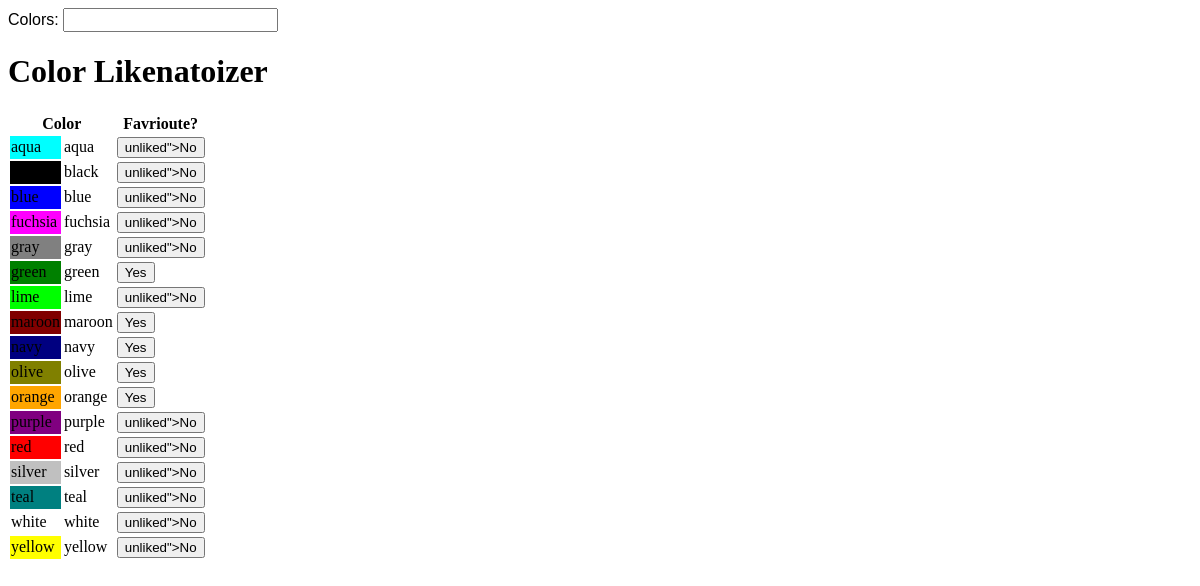
The app's page /color_liker/, older data.
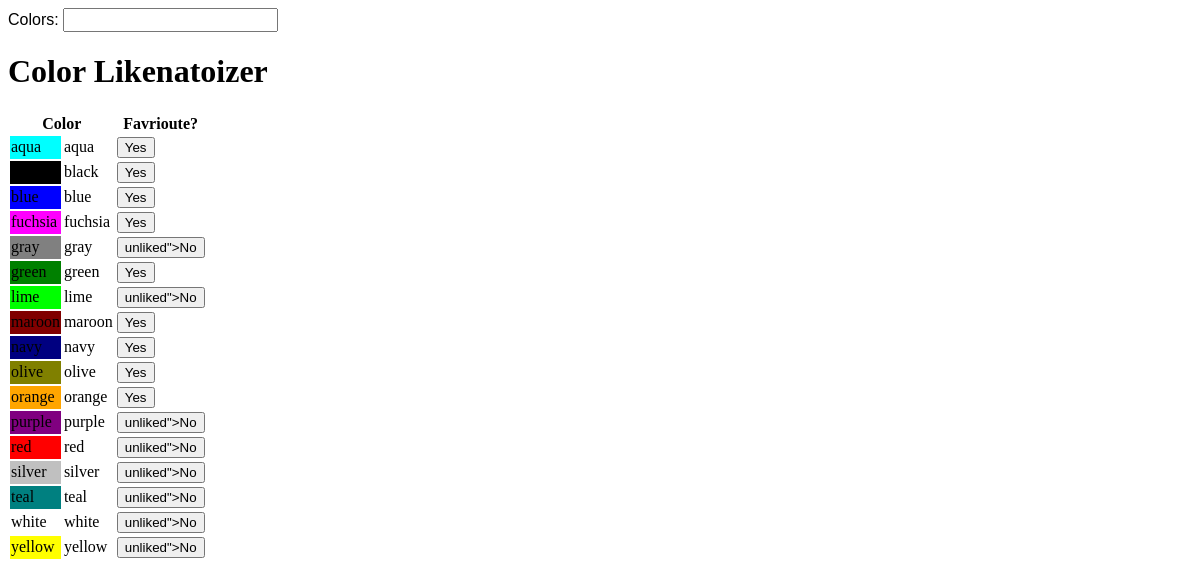
The same page, newer data.
### color_liker/models.py (models this page shows, shortened)
class Color(models.Model):
	name = models.CharField(max_length =20)
	is_favorited = models.BooleanField(default=False)
	class Meta:
		ordering =['name']

### color_liker/views.py (the view)
# urls.py: path("", views.ColorList.as_view(),name= "color_list"),
class ColorList(ListView):
	model = Color
	context_object_name = "colors"
	def dispatch(self, request, *args, **kwargs):
		self.request = request # So get_context_data can access it.
		return super(ColorList,self).dispatch(request,*args,**kwargs)
	def get_queryset(self):
		return super(ColorList,self).get_queryset()
	def get_context_data(self, **kwargs):
		context = super(ColorList,self).get_context_data(**kwargs)
		context["MIN_SEARCH_CHARS"] = MIN_SEARCH_CHARS
		return context

### color_liker/templates/color_liker/color_list.html (shortened to what this page needs)
<!DOCTYPE html>
<html>
<head lang="en">
	{% load static %}
	 <link rel="stylesheet" href="http://code.jquery.com/ui/1.8.18/themes/base/jquery-ui.css" type="text/css" media="all" />
</head>
<body>
	<div class="search_section">
			<div class="ui-widget">
			  <label for="color_search_text">Colors: </label>
			  <input id="color_search_text">
			</div>
	</div>
	<div class="content_section">
		<h1>Color Likenatoizer</h1>
		{% if colors.count == 0 %}
			<p><i>There are no colors in the database</i></p>
		{% else %}
			<table>
				<tr>
					<th colspan="2">Color</th>
					<th>Favrioute?</th>
				</tr>
				{% for color in colors %}
					<tr>
						<td style="background-color: {{ color.name }};" class="td__color_color">{{ color.name }}</td>
						<td class="td__color_name">{{ color.name }}</td>
						<td id="toggle__color_like_cell_{{color.id }}" class="td__toggle_color_like_button" data-color_id="{{ color.id }}">
							{% include "color_liker/color_like_link_html_snippet.txt" %}
						</td>
					</tr>
				{% endfor %}
			</table>
		{% endif %}
	</div>
<!-- 	{% load static %}
 <script src="{% static 'js/color_ajax_like.js' %}" defer></script> -->
<!-- {% load static %}
<script type='text/javascript' src="{% static 'js/color_ajax_search.js' %}" defer></script>
{% load static %}
   <script type='text/javascript' src="{% static 'js/color_ajax_like.js' %}" defer></script> -->
   {% load static %}
</body>
</html>

### color_liker/templates/color_liker/color_like_link_html_snippet.txt
<button class "button_{% if not color.is_favorited %}">un{% endif %}liked">{% if color.is_favorited %}Yes{% else %}No{% endif %}</button>

### color_liker/static/css/styles.css (style rules this page uses)
.search_section { float: left; }
.content_section { float: left; }
table { border:1px solid #000; border-spacing: 0px; background-color: #EEE; border-collapse:collapse; }
th { border:1px solid #000; padding: 4px; }
td { text-align: center; vertical-align: middle; padding: 4px; border:1px solid #000; }
.td__color_color { text-align: right; }
.td__color_name { text-align: left; }

Row changes from the older to the newer data that the page shows:
changed Color "aqua": is_favorited "un liked\"> No" → "Yes"
changed Color "black": is_favorited "un liked\"> No" → "Yes"
changed Color "blue": is_favorited "un liked\"> No" → "Yes"
changed Color "fuchsia": is_favorited "un liked\"> No" → "Yes"
